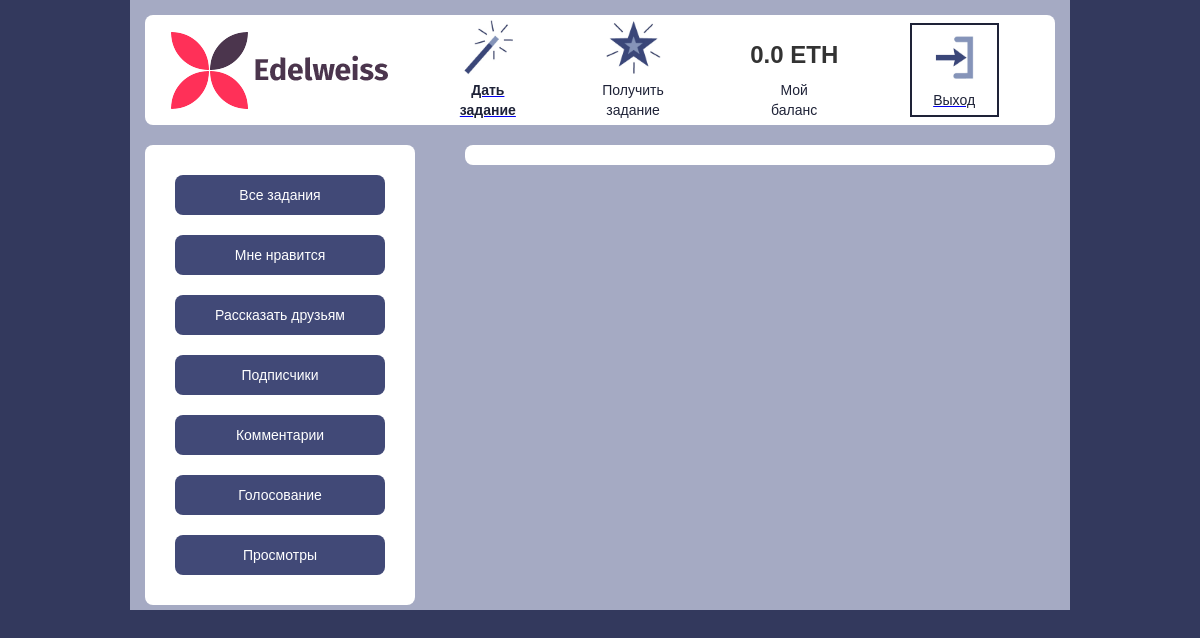
The app's page / (signed in), older data.
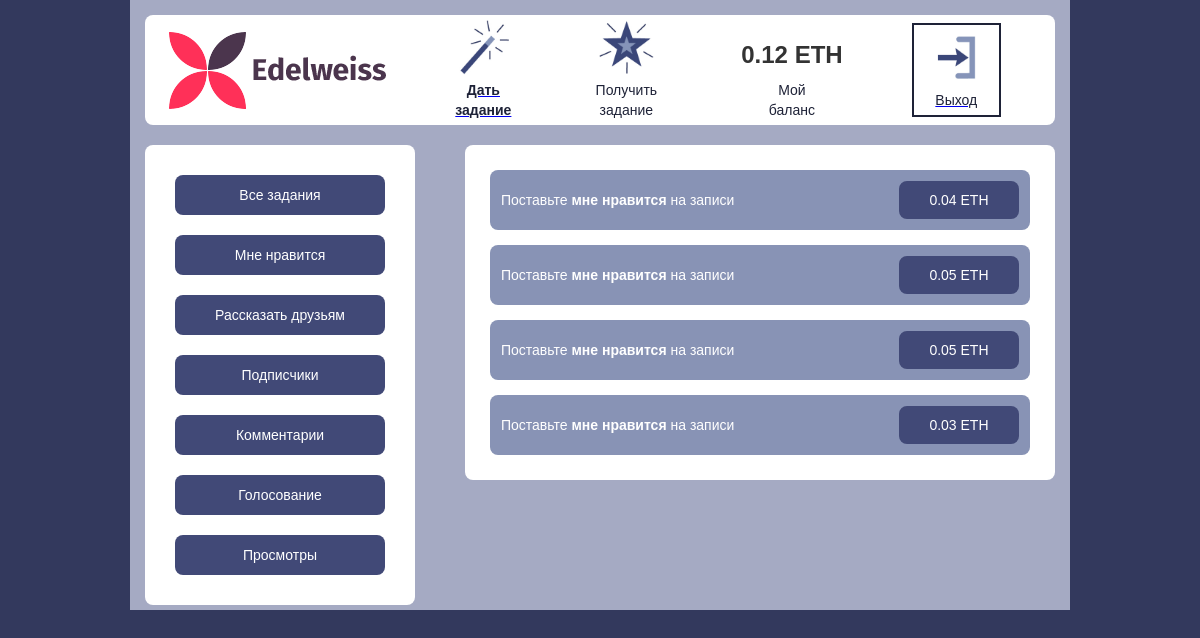
The same page, newer data.
### exchange/models.py (models this page shows, shortened)
class ExtUser(AbstractUser):
    balans = models.FloatField(u'Баланс', default=0)
    key = models.CharField(u'Ключ в Эфире', max_length=150, blank=True)

class Task(models.Model):
    STATUS_NEW = "NEW"
    STATUS_CONFIRM = 'CNF'
    STATUS_ACTIVE = "Y"
    STATUS_BLOCKED = "BLC"
    STATUS_DELETED = "DEL"
    STATUS_DONE = "DON"
    STATUSES = (
        (STATUS_NEW, u"Новая"),
        (STATUS_CONFIRM, u"Подтверждена"),
        (STATUS_ACTIVE, u"Активна"),
        (STATUS_BLOCKED, u"Заблокирована модератором"),
        (STATUS_DELETED, u"Удалено"),
        (STATUS_DONE, u'Завершено')
    )
    user = models.ForeignKey(ExtUser, verbose_name=u'Пользователь')
    type = models.ForeignKey(Type, verbose_name=u'Тип')
    price = models.FloatField(u'Цена')
    max_count = models.IntegerField(u'Количество запланированных действий', default=1)
    count = models.IntegerField(u'Количество выполненных действий', default=0)
    description = models.TextField(u'Комментарий', blank=True)
    create_time = models.DateTimeField(auto_now_add=True)
    status = models.CharField(choices=STATUSES, max_length=3, default=STATUS_NEW)
    post_link = models.CharField(u'Отслеживаемый пост', max_length=200, blank=True)
    class Meta:
        verbose_name = "задача"
        verbose_name_plural = "Задачи"

class Type(models.Model):
    name = models.CharField(u'Тип задания', max_length=100)
    def __unicode__(self):
        return self.name
    class Meta:
        verbose_name = 'тип задания'
        verbose_name_plural = 'Типы задания'

### exchange/views.py (the view)
# urls.py: url(r'^$', task_list, name='task_list'),
@login_required
def task_list(request):
    tasks = Task.objects.filter(status=Task.STATUS_ACTIVE).exclude(complited__user=request.user).order_by('-create_time')
    return render(request, 'core/task_list.html', {'tasks':tasks, 'link':'list'})

### templates/core/task_list.html
{% extends 'base.html' %}
{% block content %}
    <div class="row-3 w-row">
      <div class="w-col w-col-4">
        <div class="columns top-menu"><a class="column-button sub-button w-button" href="#">Все задания</a><a class="column-button sub-button w-button" href="#">Мне нравится</a><a class="column-button sub-button w-button" href="#">Рассказать друзьям</a><a class="column-button sub-button w-button" href="#">Подписчики</a><a class="column-button sub-button w-button" href="#">Комментарии</a><a class="column-button sub-button w-button" href="#">Голосование</a><a class="column-button sub-button w-button" href="#">Просмотры</a></div>
      </div>
      <div class="w-col w-col-8">
        <div class="columns top-menu">
                {% for task in tasks %}
                  <div class="div-block-5 w-clearfix">
                    <div class="div-block-6">
                        <p class="paragraph-5">Поставьте <strong>{{ task.type|lower }}</strong> на записи</p></div>
                      <a class="button-5 sub-button w-button open-check" id="{{ task.id }}" user_id="{{ request.user.id }}" href="{{ task.post_link }}"  target="_blank">{{ task.price }} ETH</a>
                    </div>
                {% endfor %}
           </div>
      </div>
    </div>
{% endblock %}

### templates/base.html (shortened to what this page needs)
{% load static %}
<!DOCTYPE html>
<html>
<head>
  <link href="{% static "css/first-project-60912c.webflow.42b24936b.css" %}" rel="stylesheet" type="text/css">
</head>
<body class="body-2">
  <div class="container w-container">
    <div class="top-menu w-clearfix">
      <a href="http://edelweiss-web.ru" class="div-block-2 left-side"><img src="{% static "images/logo edelweiss.png" %}"></a>
      {% if link == "list" %}
          <a href="{% url "add_task" %}" class="div-block-3"><img class="image" src="{% static "images/59a1e90a0d450e0001806a3a_give-02.jpg"%}" width="55">
            <p class="paragraph-2"><strong>Дать</strong><br><strong>задание</strong></p>
          </a>
          <div class="link-block w-inline-block"><img class="image" src="{% static "images/59a1e90cb4ef790001d678a7_take-03.jpg"%}" width="55">
                <p class="paragraph-2">Получить<br>задание</p>
          </div>
      {% endif %}
      <div class="link-block-3 w-inline-block" >
          <h3 style="text-align: center">{{ request.user.balans }} ETH</h3>
          <p class="paragraph-2">Мой<br>баланс</p>
      </div>
      <a class="link-block-4 w-inline-block" href="{% url "logout" %}"><img class="image" src="{% static "images/59a1e910054ed30001e4c362_exit-04.jpg"%}" width="55">
        <p class="paragraph">Выход</p>
      </a>
    </div>
        {% block content %}{% endblock %}
  </div>
</body>
</html>

### exchange/static/css/first-project-60912c.webflow.42b24936b.css (style rules this page uses)
html { font-family: sans-serif; -ms-text-size-adjust: 100%; -webkit-text-size-adjust: 100% }
body { margin: 0 }
a { background-color: transparent }
b, strong { font-weight: bold }
img { border: 0 }
* { -webkit-box-sizing: border-box; -moz-box-sizing: border-box; box-sizing: border-box }
html { height: 100% }
body { margin: 0; min-height: 100%; background-color: #fff; font-family: Arial, sans-serif; font-size: 14px; line-height: 20px; color: #333 }
img { max-width: 100%; vertical-align: middle; display: inline-block }
.w-inline-block { max-width: 100%; display: inline-block }
.w-clearfix:before, .w-clearfix:after { content: " "; display: table }
.w-clearfix:after { clear: both }
.w-button { display: inline-block; padding: 9px 15px; background-color: #3898EC; color: white; border: 0; line-height: inherit; text-decoration: none; cursor: pointer; border-radius: 0 }
h1, h2, h3, h4, h5, h6 { font-weight: bold; margin-bottom: 10px }
h3 { font-size: 24px; line-height: 30px; margin-top: 20px }
p { margin-top: 0; margin-bottom: 10px }
.w-container { margin-left: auto; margin-right: auto; max-width: 940px }
.w-container:before, .w-container:after { content: " "; display: table }
.w-container:after { clear: both }
.w-container .w-row { margin-left: -10px; margin-right: -10px }
.w-row:before, .w-row:after { content: " "; display: table }
.w-row:after { clear: both }
.w-col { position: relative; float: left; width: 100%; min-height: 1px; padding-left: 10px; padding-right: 10px }
.w-col-4 { width: 33.33333333% }
.w-col-8 { width: 66.66666667% }
.div-block-2 { display: inline-block; margin: 0px; padding: 10px; float: right; background-color: #fff; }
.div-block-2.left-side { padding: 0px; float: left; margin-left: -30px; }
.paragraph { display: block; margin: 5px auto auto; border-style: none; color: #1e2237; text-align: center; }
.paragraph-2 { display: block; margin: 5px auto auto; color: #1e2237; text-align: center; text-decoration: none; }
.sub-button { display: inline-block; margin: 30px 25px 15px auto; border-radius: 8px; background-color: #414977; text-align: center; }
.sub-button.column-button { display: block; margin: 20px; padding: 10px; }
.top-menu { display: -webkit-box; display: -webkit-flex; display: -ms-flexbox; display: flex; margin: 15px; -webkit-box-orient: horizontal; -webkit-box-direction: normal; -webkit-flex-direction: row; -ms-flex-direction: row; flex-direction: row; -webkit-box-pack: justify; -webkit-justify-content: space-between; -ms-flex-pack: justify; justify-content: space-between; -webkit-box-align: center; -webkit-align-items: center; -ms-flex-align: center; align-items: center; border-radius: 8px; background-color: #fff; }
.top-menu.columns { display: block; margin: 5px 15px; padding: 10px; }
.body-2 { background-color: #33395d; }
.container { background-color: #a5aac3; }
.image { display: block; margin-right: auto; margin-left: auto; text-align: center; }
.link-block { padding: 5px 15px; }
.link-block-3 { padding: 5px 15px; }
.link-block-4 { padding: 5px 15px; border: 2px solid #1e2237; }
.div-block-3 { padding: 5px 15px; }
.div-block-5 { display: -webkit-box; display: -webkit-flex; display: -ms-flexbox; display: flex; margin: 15px; padding: 11px; -webkit-box-pack: justify; -webkit-justify-content: space-between; -ms-flex-pack: justify; justify-content: space-between; -webkit-box-align: center; -webkit-align-items: center; -ms-flex-align: center; align-items: center; border-radius: 8px; background-color: #8893b5; color: #fff; }
.paragraph-5 { display: inline-block; margin-right: auto; margin-bottom: 0px; margin-left: auto; float: none; }
.button-5 { float: right; }
.button-5.sub-button { min-width: 120px; margin: 0px; -webkit-flex-shrink: 0; -ms-flex-negative: 0; flex-shrink: 0; }
.div-block-6 { display: block; -webkit-box-flex: 1; -webkit-flex: 1; -ms-flex: 1; flex: 1; }
.row-3 { display: -webkit-box; display: -webkit-flex; display: -ms-flexbox; display: flex; }

Row changes from the older to the newer data that the page shows:
changed ExtUser: user.balans "0.0" → "0.12"
added Task: type "мне нравится", price "0.04"
added Task: type "мне нравится", price "0.05"
added Task: type "мне нравится", price "0.05"
added Task: type "мне нравится", price "0.03"
